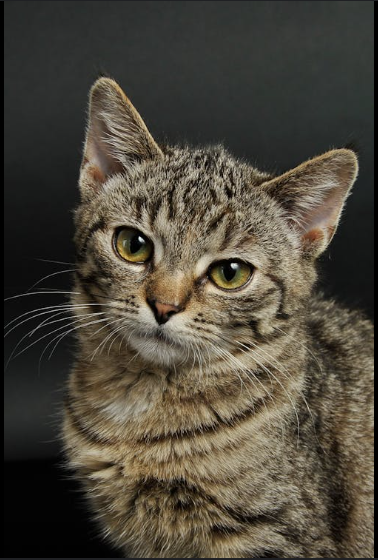
#> input picture a.jpg, 378 x 560 px, found by its file name
$ jupyter execute --allow-errors project_deep_NN.ipynb
#> lines starting #> are read from the running program, lines starting #| are printed output that depends on the picture
[cell 1]
import numpy as np
import pandas as pd
import matplotlib.pyplot as plt
import h5py
np.random.seed(42)

def sigmoid(Z):
    """
    Implements sigmoid non linear activation to linear output
    Z-> linear output
    """
    A=1/(1+np.exp(-Z))
    cache=Z
    return A,cache

def relu(Z):
    """
    Implements relu non linear activation to linear output
    Z-> linear output
    """
    A=np.maximum(0,Z)
    cache=Z
    return A,cache

# [8 lines left out: function tanh, not called in this run]

def initialize_parameters(layer_dims):
    """
    "layer dims" is a list consiting of number of input features and hidden units in each layer
    initalize_parameters() initializes parameters of all hidden layers

    >>> initalize_parameters([4,10,15,25,10])
            return parameters
    """

    np.random.seed(42)
    L=len(layer_dims)
    parameters={}


    for i in range(1,L):

        parameters["W"+str(i)]=np.random.randn(layer_dims[i],layer_dims[i-1])*np.sqrt(2/layer_dims[i-1])
        parameters["b"+str(i)]=np.zeros((layer_dims[i],1))

        assert(parameters["W"+str(i)]).shape==(layer_dims[i],layer_dims[i-1])
        assert(parameters["b"+str(i)]).shape==(layer_dims[i],1)

    return parameters


help(initialize_parameters)

parameters=initialize_parameters([4,10,15,25,10])

print(parameters)

def linear_activation_layer(A_prev,W,b,activation):

    """
    linear_activation_layer has four parameters X,W,b,activatuion
    A_prev-> input feature matrix
    W-> weight matirx
    b-> bias matrix
    activation-> applied non-linearity

    """
    Z=np.matmul(W,A_prev)+b
    linear_cache=(A_prev,W,b)

    if activation=="relu":
        A,activation_cache=relu(Z)

    elif activation=="sigmoid":
        A,activation_cache=sigmoid(Z)

    elif activation=="tanh":
        A,activation_cache=tanh(Z)

    cache=(linear_cache,activation_cache)
    assert(Z.shape==A.shape)
    assert(A.shape==(W.shape[0],A_prev.shape[1]))
    return A,cache

X=np.random.randn(4,6)
W=np.random.randn(5,4)
b=np.random.randn(5,1)

A,cache=linear_activation_layer(X,W,b,"relu")

print(cache)

def L_layer_deep_forward_layer(X,parameters):
    """
    L_layer_deep_forward_layer implements forward propagation part of Neural Netwrok
    X -> input feature matrix
    parameters -> A set containing all weight matrix and bias vector

    """


    L=len(parameters)//2
    A_in=X
    caches=[]

    for i in range(1,L):
        A_out,cache=linear_activation_layer(A_in,parameters["W"+str(i)],parameters["b"+str(i)],"relu")
        A_in=A_out
        caches.append(cache)

    A_L,cache=linear_activation_layer(A_in,parameters["W"+str(L)],parameters["b"+str(L)],"sigmoid")
    caches.append(cache)

    return A_L,caches

A_L,caches=L_layer_deep_forward_layer(X,parameters)


print(cache)

def compute_cost(y,y_pred):
    """
    Implement the binary crossntropy function
    y-> target label
    y_pred-> predicted label

    """
    loss=-(y*np.log(y_pred+1e-15)+(1-y)*np.log(1-y_pred+1e-15))

    cost=np.mean(loss)
    cost=np.squeeze(cost)
    return cost

y=np.random.randn(100,1)<=0.06
y_pred=abs(np.random.randn(100,1))*0.1

print(compute_cost(y,y_pred))

# [23 lines left out: functions linear_backward, sigmoid_backward, not called in this run]

def relu_backward(dA,activation_cache):
    Z=activation_cache
    return dA*np.where(Z>0,1,0)

def tanh_backward(dA,activation_cache):
    Z=activation_cache
    return dA*(1-np.tanh(Z)**2)

# [15 lines left out: function linear_activation_backward, not called in this run]

print(caches)

# [25 lines left out: functions L_layer_backward, update_parameters, not called in this run]

#> (the rest of this cell did not finish here and is left out)

[cell 2]
layers_dims = [12288,128,64, 32, 16, 1]
#> (the rest of this cell did not finish here and is left out)

[cell 3]
# [23 lines left out: function print_mislabeled_images, not called in this run]

#> (a cell that did not finish here is left out)

[cell 5]
from PIL import Image
import imageio.v2 as imageio

my_image_name = "a.JPG"
fname = "images/" + my_image_name

image = imageio.imread(fname) / 255.0

image_rgb = image[:, :, :3]


num_px = 64
image_resized = np.array(Image.fromarray((image_rgb * 255).astype(np.uint8)).resize((num_px, num_px)))
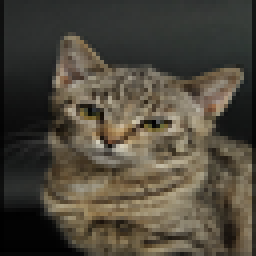
#> image_resized: shape (64, 64, 3) (shown 4 times larger); mean R, G, B 77.2, 71.4, 59.6

my_image = image_resized.reshape((1, num_px * num_px * 3)).T
#> my_image = 12288 values, max 213 at index 7002, min 0 at index 11904, mean 69.38

#> (the rest of this cell did not finish here and is left out)

#> after the loop in L_layer_deep_forward_layer, `for i in range(1,L):`: caches = []

pred_label = int(np.squeeze(my_predicted_image > 0.5))
class_name = classes[pred_label].decode("utf-8") if isinstance(classes[pred_label], bytes) else classes[pred_label]

plt.imshow(image_resized)
plt.axis('off')
print(f"y = {pred_label}, your algorithm predicts a \"{class_name}\" picture.")
